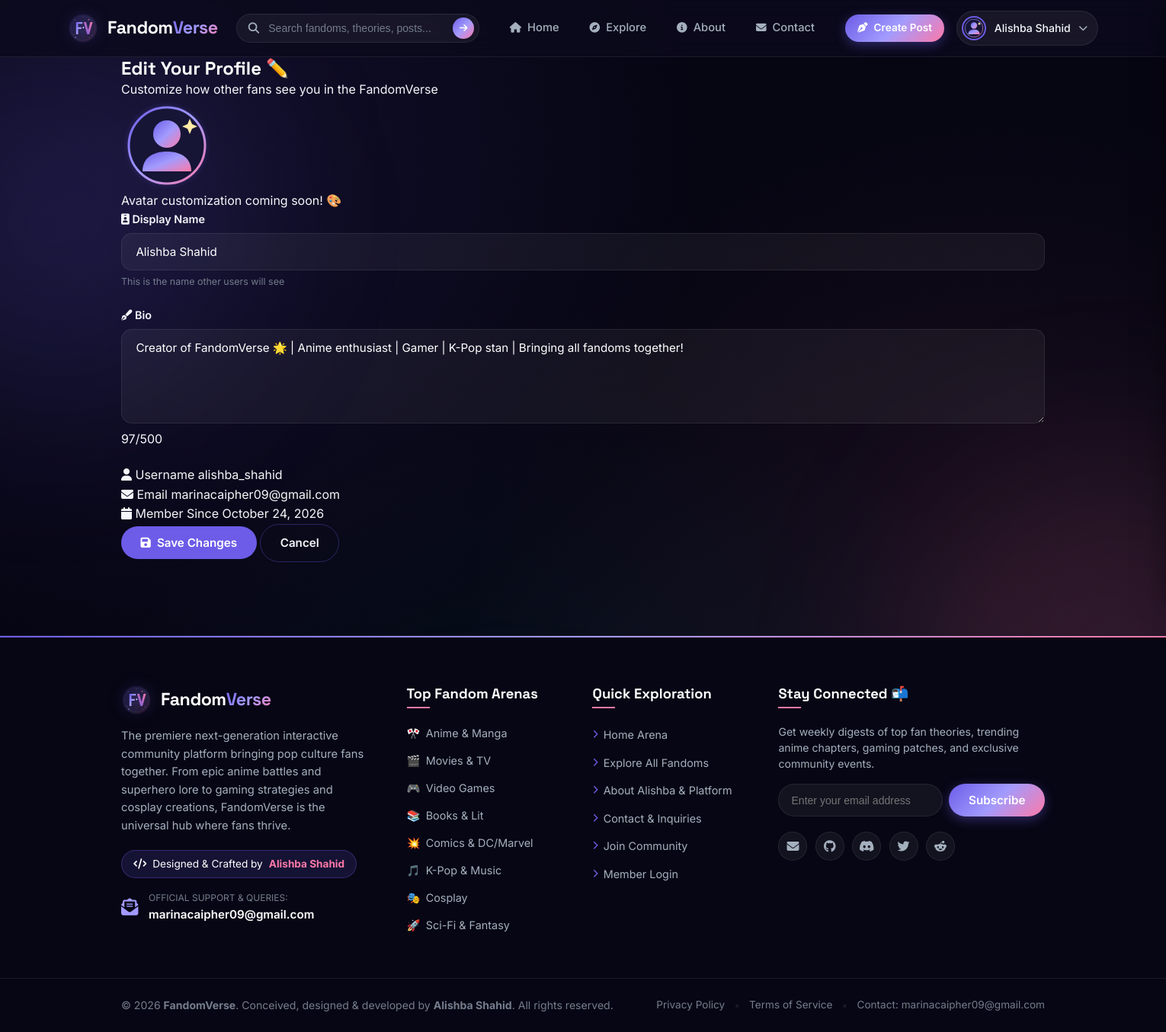
The app's page /profile/edit (signed in) with its own data.
### app.py (models this page shows, shortened)
class User(UserMixin, db.Model):
    id = db.Column(db.Integer, primary_key=True)
    username = db.Column(db.String(80), unique=True, nullable=False, index=True)
    email = db.Column(db.String(120), unique=True, nullable=False, index=True)
    password_hash = db.Column(db.String(256), nullable=False)
    display_name = db.Column(db.String(100))
    bio = db.Column(db.Text, default='')
    avatar_url = db.Column(db.String(300), default='/static/images/default-avatar.svg')
    role = db.Column(db.String(20), default='member')  # member, moderator, admin
    is_active = db.Column(db.Boolean, default=True)
    created_at = db.Column(db.DateTime, default=datetime.utcnow)
    last_seen = db.Column(db.DateTime, default=datetime.utcnow)
    posts = db.relationship('Post', backref='author', lazy='dynamic', cascade='all, delete-orphan')
    comments = db.relationship('Comment', backref='author', lazy='dynamic', cascade='all, delete-orphan')
    likes = db.relationship('Like', backref='user', lazy='dynamic', cascade='all, delete-orphan')
    joined_fandoms = db.relationship('Fandom', secondary=user_fandoms, backref=db.backref('members', lazy='dynamic'))

### app.py (the view)
@app.route('/profile/edit', methods=['GET', 'POST'])
@login_required
def edit_profile():
    if request.method == 'POST':
        current_user.display_name = request.form.get('display_name', '').strip()
        current_user.bio = request.form.get('bio', '').strip()
        db.session.commit()
        flash('Profile updated! ✨', 'success')
        return redirect(url_for('profile', username=current_user.username))
    return render_template('edit_profile.html')

### app.py (called while the page is built)
@login_manager.user_loader
def load_user(user_id):
    return db.session.get(User, int(user_id))

@app.context_processor
def inject_globals():
    categories = [
        {'name': 'Anime & Manga', 'slug': 'anime', 'icon': '🎌', 'color': '#e84393'},
        {'name': 'Movies & TV', 'slug': 'movies', 'icon': '🎬', 'color': '#6c5ce7'},
        {'name': 'Video Games', 'slug': 'games', 'icon': '🎮', 'color': '#00b894'},
        {'name': 'Books & Lit', 'slug': 'books', 'icon': '📚', 'color': '#fdcb6e'},
        {'name': 'Comics & DC/Marvel', 'slug': 'comics', 'icon': '💥', 'color': '#e17055'},
        {'name': 'K-Pop & Music', 'slug': 'kpop', 'icon': '🎵', 'color': '#a29bfe'},
        {'name': 'Cosplay', 'slug': 'cosplay', 'icon': '🎭', 'color': '#fd79a8'},
        {'name': 'Sci-Fi & Fantasy', 'slug': 'scifi', 'icon': '🚀', 'color': '#0984e3'},
    ]
    return dict(
        categories=categories,
        current_year=datetime.utcnow().year,
        site_name='FandomVerse'
    )

### templates/edit_profile.html (shortened to what this page needs)
{% extends "base.html" %}
{% block content %}
<section class="edit-profile-page">
    <div class="container">
        <div class="form-page-wrapper animate-on-scroll" data-animation="fadeIn">
            <div class="form-page-header">
                <h1>Edit Your Profile ✏️</h1>
                <p>Customize how other fans see you in the FandomVerse</p>
            </div>
            <form method="POST" action="{{ url_for('edit_profile') }}" class="edit-profile-form">
                <div class="form-card">
                    <div class="avatar-edit-section">
                        <img src="{{ current_user.avatar_url }}" alt="Your avatar" class="edit-avatar-preview">
                        <p class="avatar-hint">Avatar customization coming soon! 🎨</p>
                    </div>
                    <div class="form-group">
                        <label for="display_name"><i class="fas fa-id-badge"></i> Display Name</label>
                        <input type="text" id="display_name" name="display_name" maxlength="100"
                               placeholder="How should we call you?"
                               value="{{ current_user.display_name or '' }}">
                        <span class="form-hint">This is the name other users will see</span>
                    </div>
                    <div class="form-group">
                        <label for="bio"><i class="fas fa-pen-fancy"></i> Bio</label>
                        <textarea id="bio" name="bio" rows="5" maxlength="500"
                                  data-maxlength="500"
                                  placeholder="Tell the community about yourself! What fandoms are you into? What's your favorite anime/game/show? 🌟">{{ current_user.bio or '' }}</textarea>
                        <div class="char-counter">
                            <span id="bioCounter">{{ (current_user.bio or '') | length }}</span>/500
                        </div>
                    </div>
                    <div class="form-info-readonly">
                        <div class="info-item">
                            <label><i class="fas fa-user"></i> Username</label>
                            <span class="info-value">{{ current_user.username }}</span>
                        </div>
                        <div class="info-item">
                            <label><i class="fas fa-envelope"></i> Email</label>
                            <span class="info-value">{{ current_user.email }}</span>
                        </div>
                        <div class="info-item">
                            <label><i class="fas fa-calendar"></i> Member Since</label>
                            <span class="info-value">{{ current_user.created_at.strftime('%B %d, %Y') }}</span>
                        </div>
                    </div>
                    <div class="form-actions">
                        <button type="submit" class="btn btn-primary"><i class="fas fa-save"></i> Save Changes</button>
                        <a href="{{ url_for('profile', username=current_user.username) }}" class="btn btn-outline">Cancel</a>
                    </div>
                </div>
            </form>
        </div>
    </div>
</section>
{% endblock %}

### templates/base.html (shortened to what this page needs)
<!DOCTYPE html>
<html lang="en">
<head>
    <link rel="stylesheet" href="https://cdnjs.cloudflare.com/ajax/libs/font-awesome/6.5.1/css/all.min.css" />
    <link rel="stylesheet" href="{{ url_for('static', filename='css/style.css') }}">
</head>
<body class="fandom-theme">
    <div class="bg-glow bg-glow-1"></div>
    <header class="site-header" id="mainHeader">
        <div class="header-container">
            <a href="{{ url_for('home') }}" class="brand-logo" aria-label="FandomVerse Home">
                <img src="{{ url_for('static', filename='images/logo.svg') }}" alt="FandomVerse Logo" class="brand-img">
                <span class="brand-text">Fandom<span class="gradient-text">Verse</span></span>
            </a>
            <div class="header-search">
                <form action="{{ url_for('search') }}" method="GET" class="search-form" id="searchForm">
                    <i class="fas fa-search search-icon"></i>
                    <input type="text" name="q" id="globalSearch" placeholder="Search fandoms, theories, posts..." autocomplete="off" value="{{ request.args.get('q', '') }}">
                    <button type="submit" class="search-submit" aria-label="Search"><i class="fas fa-arrow-right"></i></button>
                </form>
            </div>
            <nav class="main-nav">
                <ul class="nav-list">
                    <li class="nav-item">
                        <a href="{{ url_for('home') }}" class="nav-link {% if request.endpoint == 'home' %}active{% endif %}">
                            <i class="fas fa-home"></i> <span>Home</span>
                        </a>
                    </li>
                    <li class="nav-item">
                        <a href="{{ url_for('explore') }}" class="nav-link {% if request.endpoint == 'explore' %}active{% endif %}">
                            <i class="fas fa-compass"></i> <span>Explore</span>
                        </a>
                    </li>
                    <li class="nav-item">
                        <a href="{{ url_for('about') }}" class="nav-link {% if request.endpoint == 'about' %}active{% endif %}">
                            <i class="fas fa-info-circle"></i> <span>About</span>
                        </a>
                    </li>
                    <li class="nav-item">
                        <a href="{{ url_for('contact') }}" class="nav-link {% if request.endpoint == 'contact' %}active{% endif %}">
                            <i class="fas fa-envelope"></i> <span>Contact</span>
                        </a>
                    </li>
                </ul>
            </nav>
            <div class="header-actions">
                {% if current_user.is_authenticated %}
                    <a href="{{ url_for('create_post') }}" class="btn btn-sm btn-gradient create-post-btn">
                        <i class="fas fa-pen-nib"></i> <span>Create Post</span>
                    </a>
                    <div class="user-menu-wrapper" id="userMenuWrapper">
                        <button class="user-menu-btn" id="userMenuBtn" aria-expanded="false">
                            <img src="{{ current_user.avatar_url or url_for('static', filename='images/default-avatar.svg') }}" alt="{{ current_user.display_name or current_user.username }}" class="user-avatar-mini">
                            <span class="user-name-short">{{ current_user.display_name or current_user.username }}</span>
                            <i class="fas fa-chevron-down caret-icon"></i>
                        </button>
                    </div>
                {% else %}
                    <div class="guest-actions">
                        <a href="{{ url_for('login') }}" class="btn btn-outline btn-sm">Log In</a>
                        <a href="{{ url_for('signup') }}" class="btn btn-gradient btn-sm glow-btn">Join Free</a>
                    </div>
                {% endif %}
            </div>
        </div>
    </header>
    <main class="main-content" id="mainContent">
        {% block content %}{% endblock %}
    </main>
    <footer class="site-footer">
        <div class="footer-top-accent"></div>
        <div class="footer-container">
            <div class="footer-col footer-col-brand">
                <a href="{{ url_for('home') }}" class="footer-brand">
                    <img src="{{ url_for('static', filename='images/logo.svg') }}" alt="FandomVerse Logo" class="brand-img">
                    <span class="brand-text">Fandom<span class="gradient-text">Verse</span></span>
                </a>
                <p class="footer-description">
                    The premiere next-generation interactive community platform bringing pop culture fans together. From epic anime battles and superhero lore to gaming strategies and cosplay creations, FandomVerse is the universal hub where fans thrive.
                </p>
                <div class="creator-badge">
                    <i class="fas fa-code"></i> Designed &amp; Crafted by <span class="creator-name">Alishba Shahid</span>
                </div>
                <div class="footer-contact-item mt-3">
                    <i class="fas fa-envelope-open-text contact-icon"></i>
                    <div>
                        <span class="contact-label">Official Support &amp; Queries:</span>
                        <a href="mailto:marinacaipher09@gmail.com" class="contact-value">marinacaipher09@gmail.com</a>
                    </div>
                </div>
            </div>
            <div class="footer-col">
                <h4 class="footer-heading">Top Fandom Arenas</h4>
                <ul class="footer-links">
                    {% for cat in categories %}
                    <li>
                        <a href="{{ url_for('explore', category=cat.slug) }}">
                            <span>{{ cat.icon }}</span> {{ cat.name }}
                        </a>
                    </li>
                    {% endfor %}
                </ul>
            </div>
            <div class="footer-col">
                <h4 class="footer-heading">Quick Exploration</h4>
                <ul class="footer-links">
                    <li><a href="{{ url_for('home') }}"><i class="fas fa-chevron-right link-arrow"></i> Home Arena</a></li>
                    <li><a href="{{ url_for('explore') }}"><i class="fas fa-chevron-right link-arrow"></i> Explore All Fandoms</a></li>
                    <li><a href="{{ url_for('about') }}"><i class="fas fa-chevron-right link-arrow"></i> About Alishba &amp; Platform</a></li>
                    <li><a href="{{ url_for('contact') }}"><i class="fas fa-chevron-right link-arrow"></i> Contact &amp; Inquiries</a></li>
                    <li><a href="{{ url_for('signup') }}"><i class="fas fa-chevron-right link-arrow"></i> Join Community</a></li>
                    <li><a href="{{ url_for('login') }}"><i class="fas fa-chevron-right link-arrow"></i> Member Login</a></li>
                </ul>
            </div>
            <div class="footer-col footer-col-newsletter">
                <h4 class="footer-heading">Stay Connected 📬</h4>
                <p class="newsletter-sub">Get weekly digests of top fan theories, trending anime chapters, gaming patches, and exclusive community events.</p>
                <form action="{{ url_for('newsletter_subscribe') }}" method="POST" class="newsletter-form">
                    <div class="newsletter-input-group">
                        <input type="email" name="email" placeholder="Enter your email address" required autocomplete="email">
                        <button type="submit" class="btn btn-gradient">Subscribe</button>
                    </div>
                </form>
                <div class="footer-socials">
                    <a href="mailto:marinacaipher09@gmail.com" class="social-icon" title="Email Alishba Shahid" aria-label="Email"><i class="fas fa-envelope"></i></a>
                    <a href="https://github.com" target="_blank" rel="noopener noreferrer" class="social-icon" title="GitHub" aria-label="GitHub"><i class="fab fa-github"></i></a>
                    <a href="https://discord.com" target="_blank" rel="noopener noreferrer" class="social-icon" title="Discord Community" aria-label="Discord"><i class="fab fa-discord"></i></a>
                    <a href="https://twitter.com" target="_blank" rel="noopener noreferrer" class="social-icon" title="Twitter" aria-label="Twitter"><i class="fab fa-twitter"></i></a>
                    <a href="https://reddit.com" target="_blank" rel="noopener noreferrer" class="social-icon" title="Reddit" aria-label="Reddit"><i class="fab fa-reddit-alien"></i></a>
                </div>
            </div>
        </div>
        <div class="footer-bottom">
            <div class="footer-bottom-container">
                <p class="copyright-text">
                    &copy; {{ current_year }} <strong>FandomVerse</strong>. Conceived, designed &amp; developed by <strong>Alishba Shahid</strong>. All rights reserved.
                </p>
                <div class="footer-legal-links">
                    <a href="{{ url_for('about') }}">Privacy Policy</a>
                    <span class="sep">•</span>
                    <a href="{{ url_for('about') }}">Terms of Service</a>
                    <span class="sep">•</span>
                    <a href="{{ url_for('contact') }}">Contact: marinacaipher09@gmail.com</a>
                </div>
            </div>
        </div>
    </footer>
</body>
</html>

### records on screen
User: avatar_url (placeholder picture), display_name "Alishba Shahid", bio "Creator of FandomVerse 🌟 | Anime enthusiast | Gamer | K-Pop stan | Bringing all fandoms together!", username "alishba_shahid", email "marinacaipher09@gmail.com", created_at "October 24, 2026"

### other values on screen
{{ (current_user.bio or '') | length }} "97"
{{ cat.icon }} "🎌" "🎬" "🎮" "📚" "💥" "🎵" "🎭" "🚀"
{{ cat.name }} "Anime & Manga" "Movies & TV" "Video Games" "Books & Lit" "Comics & DC/Marvel" "K-Pop & Music" "Cosplay" "Sci-Fi & Fantasy"
